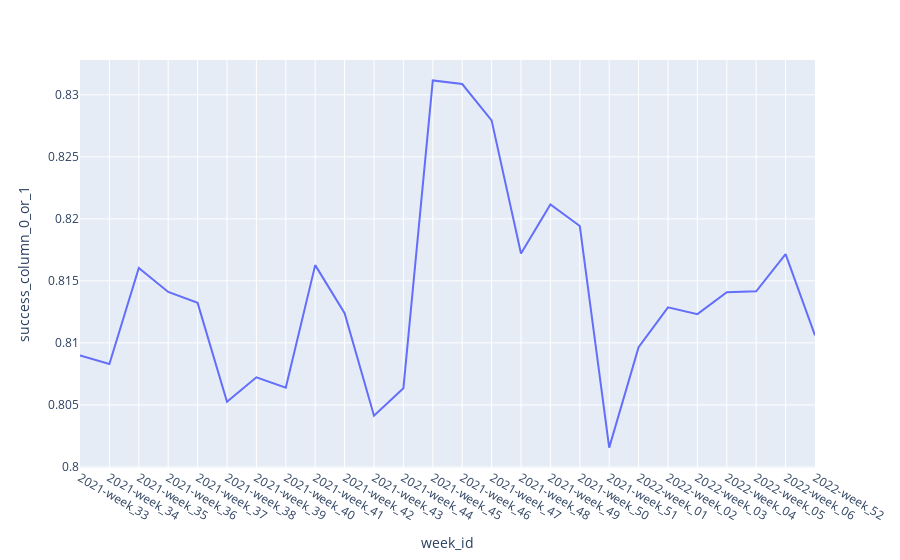

The notebook cell saved with this chart:
### Markdown cell above
#### q27- What is the overall success rate trend over time?

### Code cell
df27 = ad_recs_annotated.groupby('week_id').success_column_0_or_1.mean().reset_index()
fig27 = px.line(df27, x = 'week_id', y = 'success_column_0_or_1')
fig27.show()

### Figure 1 — Plotly figure (JSON) as saved in the notebook; plotly's stock layout.template omitted (floating-point values rounded to 4 significant figures)
{"data": [{"hovertemplate": "week_id=%{x}<br>success_column_0_or_1=%{y}<extra></extra>", "legendgroup": "", "line": {"color": "#636efa", "dash": "solid"}, "marker": {"symbol": "circle"}, "mode": "lines", "name": "", "orientation": "v", "showlegend": false, "type": "scatter", "x": ["2021-week_33", "2021-week_34", "2021-week_35", "2021-week_36", "2021-week_37", "2021-week_38", "2021-week_39", "2021-week_40", "2021-week_41", "2021-week_42", "2021-week_43", "2021-week_44", "2021-week_45", "2021-week_46", "2021-week_47", "2021-week_48", "2021-week_49", "2021-week_50", "2021-week_51", "2022-week_01", "2022-week_02", "2022-week_03", "2022-week_04", "2022-week_05", "2022-week_06", "2022-week_52"], "xaxis": "x", "y": [0.809, 0.8083, 0.816, 0.8141, 0.8132, 0.8053, 0.8072, 0.8064, 0.8163, 0.8124, 0.8041, 0.8064, 0.8312, 0.8309, 0.8279, 0.8172, 0.8212, 0.8194, 0.8016, 0.8097, 0.8129, 0.8123, 0.8141, 0.8142, 0.8172, 0.8106], "yaxis": "y"}], "layout": {"autosize": true, "legend": {"tracegroupgap": 0}, "margin": {"t": 60}, "xaxis": {"anchor": "y", "autorange": true, "domain": [0, 1], "range": [0, 25], "title": {"text": "week_id"}, "type": "category"}, "yaxis": {"anchor": "x", "autorange": true, "domain": [0, 1], "range": [0.7999, 0.8328], "title": {"text": "success_column_0_or_1"}, "type": "linear"}}}
